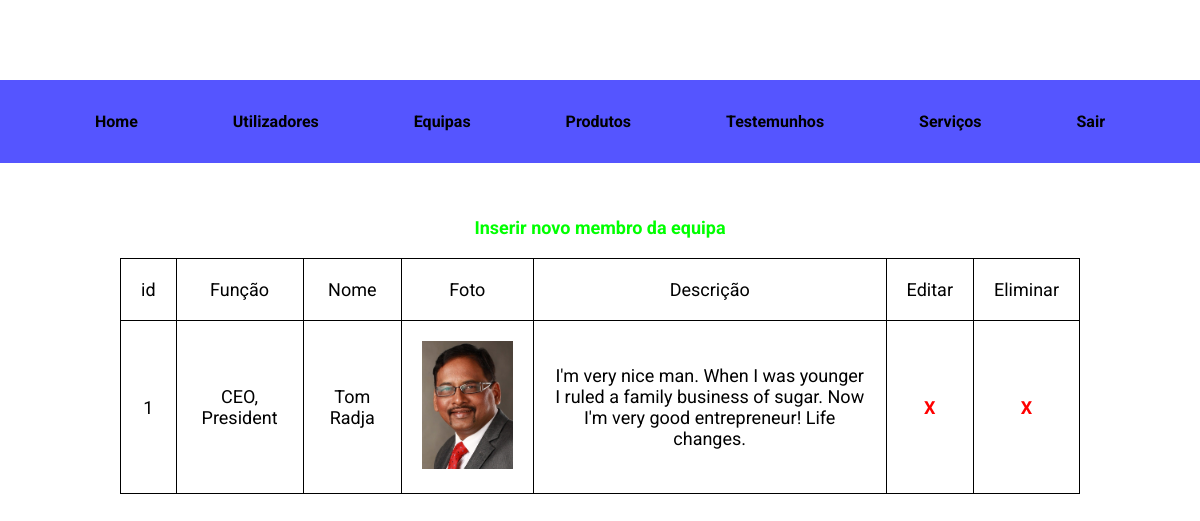
/admin/equipas/index.php (signed in), run on the app's committed database.
### tables this page shows
CREATE TABLE `equipa` (
  `id` int(11) NOT NULL,
  `funcao` varchar(50) NOT NULL,
  `nome` varchar(50) NOT NULL,
  `foto` varchar(80) NOT NULL,
  `descricao` text NOT NULL
);

### include/db.inc.php (called while the page is built, shortened)
<?php
global $arrConfig;
$arrConfig['servername']='localhost';
$arrConfig['username']='root';
$arrConfig['password']='';
$arrConfig['dbname']='lmtm_shop';
$arrConfig['conn'] = my_connect($arrConfig);
function my_connect($arrConfig) {
	$conn = new mysqli($arrConfig['servername'], $arrConfig['username'], $arrConfig['password'], $arrConfig['dbname']);
	$conn->set_charset('utf8');
	return $conn;
}
function my_query($sql) {
	global $arrConfig;
	$result = $arrConfig['conn']->query($sql);
	if(isset($result->num_rows)) {
		$arrRes = array();
		if ($result->num_rows > 0) {
		    while($row = $result->fetch_assoc()) {
		        $arrRes[] = $row;
		    }
		}
		return $arrRes;
	}
	return 0;
}

### admin/equipas/index.php (the view, shortened to what this page needs)
<?php
include '../../include/config.inc.php';
include $dir_site . '/include/db.inc.php';
?>
<!DOCTYPE html>
<html lang="en">
<head>
  <link rel="stylesheet" href="../css/admin.css">
  <link rel="stylesheet" href="../css/paginas.css">
</head>
<body>
  <?php
  include $dir_site . '/include/menu.inc.php';
  ?>
  <div class="content">
    <a class="botao" href="inserir.php">Inserir novo membro da equipa</a>
    <table width="600">
      <tr class="legenda">
        <td>id</td>
        <td>Função</td>
        <td>Nome</td>
        <td>Foto</td>
        <td>Descrição</td>
        <td>Editar</td>
        <td>Eliminar</td>
      </tr>
      <?php
      $query = "SELECT * FROM equipa";
      $resultado = my_query($query);
      foreach ($resultado as $equipa) {
      ?>
        <tr>
          <td><?php echo $equipa['id']; ?></td>
          <td><?php echo $equipa['funcao']; ?></td>
          <td><?php echo $equipa['nome']; ?></td>
          <td><img src="../../img/<?php echo $equipa['foto']; ?>" height="128" /></td>
          <td><?php echo $equipa['descricao']; ?></td>
          <td><a class="botao_tabela" href="editar.php?id=<?php echo $equipa['id']; ?>">X</a></td>
          <td><a class="botao_tabela" href="eliminar.php?id=<?php echo $equipa['id']; ?>">X</a></td>
        </tr>
      <?php
      }
      ?>
    </table>
  </div>
</body>
</html>

### admin/css/admin.css (style rules this page uses)
body { font-family: 'Roboto'; width: 100%; margin: 0; padding: 0; }
.content { text-align: center; margin-top: 3em; font-size: 35px; }

### admin/css/paginas.css (style rules this page uses)
.content { font-size: 18px; }
table { border-collapse: collapse; width: 80%; margin: 20px auto; }
td { border: 1px solid #000; padding: 20px; }
a { color: #f00; font-weight: bold; text-decoration: none; }
.botao { color: #0f0; }

### data on the page
equipa: id "1", funcao "CEO, President", nome "Tom Radja", foto (picture), descricao "I'm very nice man. When I was younger I ruled a family business of sugar. Now I'm very good entrepreneur! Life changes."
